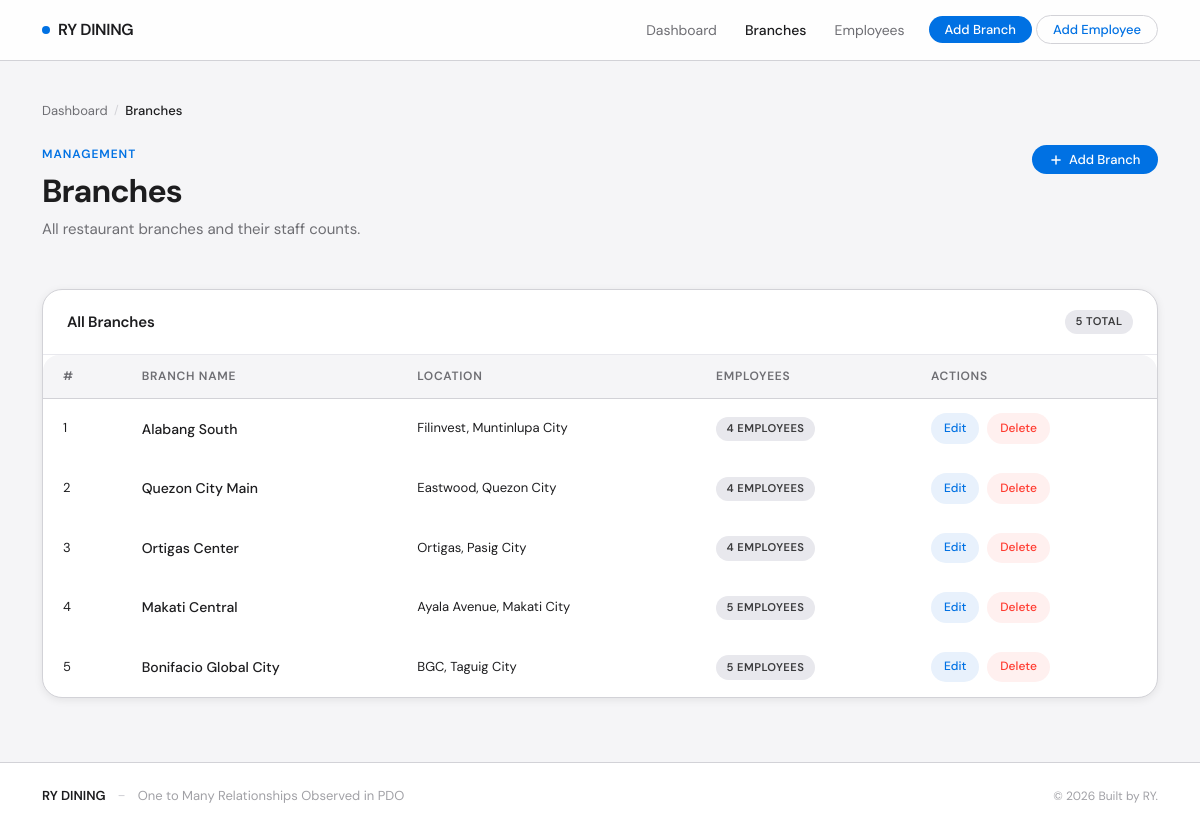
Page /branches/index.php on the committed database.
### tables this page shows
CREATE TABLE IF NOT EXISTS branches (
    id          INT AUTO_INCREMENT PRIMARY KEY,
    branch_name VARCHAR(100) NOT NULL,
    location    VARCHAR(150) NOT NULL,
    created_at  TIMESTAMP DEFAULT CURRENT_TIMESTAMP
);

### branches/index.php (the view, shortened to what this page needs)
<?php
$pdo = getPDO();
$branches = $pdo->query("
    SELECT
        b.id,
        b.branch_name,
        b.location,
        COUNT(e.id) AS emp_count
    FROM branches b
    LEFT JOIN employees e ON e.branch_id = b.id
    GROUP BY b.id
    ORDER BY b.id DESC
")->fetchAll();
require_once '../includes/header.php';
?>
<div class="container">
    <nav class="app-breadcrumb">
        <a href="/restaurant-system/index.php">Dashboard</a>
        <span class="app-breadcrumb-sep">/</span>
        <span class="app-breadcrumb-current">Branches</span>
    </nav>
    <div class="d-flex align-items-start justify-content-between flex-wrap gap-3 page-header">
        <div>
            <span class="page-eyebrow">Management</span>
            <h1 class="page-title">Branches</h1>
            <p class="page-subtitle">All restaurant branches and their staff counts.</p>
        </div>
        <a href="/restaurant-system/branches/create.php" class="app-btn-primary">
            <svg width="14" height="14" viewBox="0 0 24 24" fill="none" stroke="currentColor" stroke-width="2.5" stroke-linecap="round"><line x1="12" y1="5" x2="12" y2="19"/><line x1="5" y1="12" x2="19" y2="12"/></svg>
            Add Branch
        </a>
    </div>
    <div class="app-card">
        <div class="app-card-header">
            <span class="app-card-title">All Branches</span>
            <span class="app-badge badge-count"><?= count($branches) ?> total</span>
        </div>
        <div class="app-table-wrap">
            <table class="app-table">
                <thead>
                    <tr>
                        <th>#</th>
                        <th>Branch Name</th>
                        <th>Location</th>
                        <th>Employees</th>
                        <th>Actions</th>
                    </tr>
                </thead>
                <tbody>
                    <?php if (count($branches) === 0): ?>
                        <tr>
                            <td colspan="5">
                                <div class="empty-state">
                                    <div class="empty-state-icon">
                                        <svg width="22" height="22" viewBox="0 0 24 24" fill="none" stroke="currentColor" stroke-width="1.5" stroke-linecap="round"><path d="M3 9l9-7 9 7v11a2 2 0 0 1-2 2H5a2 2 0 0 1-2-2z"/><polyline points="9 22 9 12 15 12 15 22"/></svg>
                                    </div>
                                    <div class="empty-state-title">No branches yet</div>
                                    <div class="empty-state-desc">Add your first branch to get started.</div>
                                    <a href="/restaurant-system/branches/create.php" class="app-btn-primary">Add Branch</a>
                                </div>
                            </td>
                        </tr>
                    <?php else: ?>
                        <?php foreach ($branches as $index => $branch): ?>
                            <tr>
                                <td class="text-muted-sm"><?= $index + 1 ?></td>
                                <td>
                                    <span style="font-weight:500;color:var(--dark)">
                                        <?= htmlspecialchars($branch['branch_name']) ?>
                                    </span>
                                </td>
                                <td class="text-muted-sm">
                                    <?= htmlspecialchars($branch['location']) ?>
                                </td>
                                <td>
                                    <a href="/restaurant-system/employees/index.php?branch_id=<?= $branch['id'] ?>"
                                       style="text-decoration:none">
                                        <span class="app-badge badge-count">
                                            <?= $branch['emp_count'] ?>
                                            <?= $branch['emp_count'] == 1 ? 'employee' : 'employees' ?>
                                        </span>
                                    </a>
                                </td>
                                <td>
                                    <div class="table-actions">
                                        <a href="/restaurant-system/branches/edit.php?id=<?= $branch['id'] ?>"
                                           class="action-btn action-btn-edit">
                                            Edit
                                        </a>
                                        <form method="POST"
                                              action="/restaurant-system/branches/delete.php"
                                              class="delete-form"
                                              data-name="<?= htmlspecialchars($branch['branch_name']) ?>">
                                            <button type="submit" class="action-btn action-btn-delete">
                                                Delete
                                            </button>
                                        </form>
                                    </div>
                                </td>
                            </tr>
                        <?php endforeach; ?>
                    <?php endif; ?>
                </tbody>
            </table>
        </div>
    </div>
</div>
<?php require_once '../includes/footer.php'; ?>

### assets/css/pages/base.css (style rules this page uses)
:root { --white: #FFFFFF; --gray-50: #F5F5F7; --gray-100: #E8E8ED; --gray-200: #D2D2D7; --gray-400: #A1A1A6; --gray-600: #6E6E73; --gray-800: #3A3A3C; --dark: #1D1D1F; --accent: #0071E3; --accent-hover: #0077ED; --accent-light: #E8F1FC; --danger: #FF3B30; --danger-light: #FFF0EF; --success: #34C759; --success-light:#F0FBF3; --warning: #FF9500; --warning-light:#FFF5E6; --radius-sm: 8px; --radius-md: 12px; --radius-lg: 16px; --radius-xl: 20px; --shadow-xs: 0 1px 3px rgba(0,0,0,0.06); --shadow-sm: 0 2px 8px rgba(0,0,0,0.08); --shadow-md: 0 4px 16px rgba(0,0,0,0.10); --shadow-lg: 0 8px 32px rgba(0,0,0,0.12); --font-main: 'DM Sans', -apple-system, BlinkMacSystemFont, sans-serif; --font-display: 'DM Serif Display', Georgia, serif; --transition: all 0.2s ease; }
*, *::before, *::after { box-sizing: border-box; margin: 0; padding: 0; }
html { scroll-behavior: smooth; -webkit-font-smoothing: antialiased; -moz-osx-font-smoothing: grayscale; }
body { font-family: var(--font-main); font-size: 15px; line-height: 1.6; color: var(--dark); background-color: var(--gray-50); min-height: 100vh; display: flex; flex-direction: column; }
h1, h2, h3, h4, h5, h6 { font-family: var(--font-main); font-weight: 600; letter-spacing: -0.02em; color: var(--dark); line-height: 1.25; }
a { color: var(--accent); text-decoration: none; transition: var(--transition); }

### assets/css/pages/components.css (style rules this page uses)
.app-btn-primary { background: var(--accent); color: var(--white) !important; border: none; border-radius: 980px; font-size: 0.8125rem; font-weight: 500; letter-spacing: 0; padding: 0.45rem 1.1rem; transition: var(--transition); cursor: pointer; display: inline-flex; align-items: center; gap: 0.35rem; line-height: 1; }
.app-card { background: var(--white); border: 1px solid var(--gray-200); border-radius: var(--radius-xl); box-shadow: var(--shadow-sm); overflow: hidden; transition: var(--transition); }
.app-card-header { padding: 1.25rem 1.5rem; border-bottom: 1px solid var(--gray-100); display: flex; align-items: center; justify-content: space-between; gap: 1rem; }
.app-card-title { font-size: 0.9375rem; font-weight: 600; color: var(--dark); letter-spacing: -0.01em; }
.app-badge { display: inline-flex; align-items: center; padding: 0.2rem 0.65rem; border-radius: 980px; font-size: 0.7rem; font-weight: 600; letter-spacing: 0.04em; text-transform: uppercase; }
.badge-count { background: var(--gray-100); color: var(--gray-800); min-width: 1.4rem; justify-content: center; }
.app-breadcrumb { display: flex; align-items: center; gap: 0.4rem; font-size: 0.8125rem; color: var(--gray-400); margin-bottom: 1.5rem; }
.app-breadcrumb a { color: var(--gray-600); }
.app-breadcrumb-sep { color: var(--gray-200); font-size: 0.75rem; }
.app-breadcrumb-current { color: var(--dark); font-weight: 500; }
.page-header { margin-bottom: 2rem; }
.page-eyebrow { font-size: 0.75rem; font-weight: 600; letter-spacing: 0.08em; text-transform: uppercase; color: var(--accent); margin-bottom: 0.4rem; display: block; }
.page-title { font-size: 2rem; font-weight: 700; letter-spacing: -0.03em; color: var(--dark); margin-bottom: 0.35rem; }
.page-subtitle { font-size: 0.9375rem; color: var(--gray-600); font-weight: 400; }
.text-muted-sm { font-size: 0.8125rem; color: var(--gray-400); }

### rows in the picture
branches: branch_name "Alabang South", location "Filinvest, Muntinlupa City", emp_count "4"
branches: branch_name "Quezon City Main", location "Eastwood, Quezon City", emp_count "4"
branches: branch_name "Ortigas Center", location "Ortigas, Pasig City", emp_count "4"
branches: branch_name "Makati Central", location "Ayala Avenue, Makati City", emp_count "5"
branches: branch_name "Bonifacio Global City", location "BGC, Taguig City", emp_count "5"

### other values in the picture
count($branches) "5"
